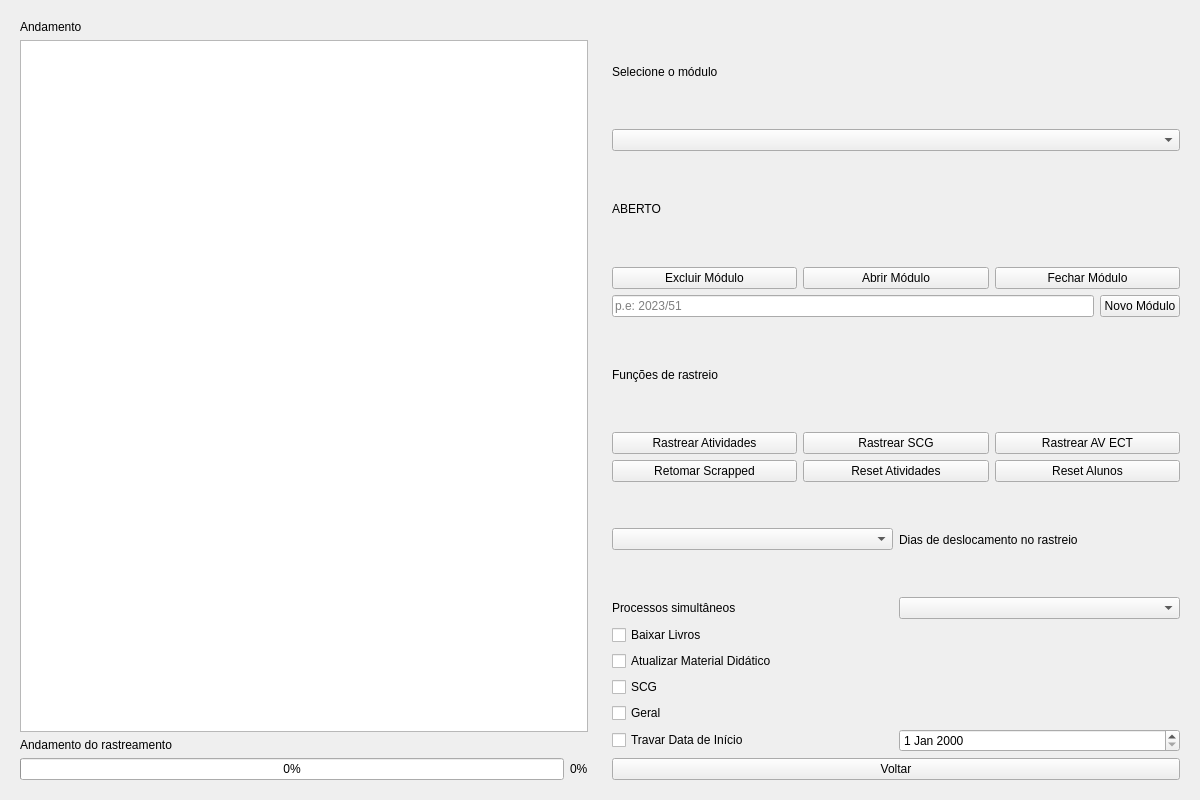
<?xml version="1.0" encoding="UTF-8"?>
<ui version="4.0">
 <class>Atividades</class>
 <widget class="QWidget" name="Atividades">
  <property name="geometry">
   <rect>
    <x>0</x>
    <y>0</y>
    <width>1200</width>
    <height>800</height>
   </rect>
  </property>
  <property name="windowTitle">
   <string>App Papiron</string>
  </property>
  <layout class="QHBoxLayout" name="mainHorizontal">
   <item>
    <!-- Lado esquerdo: Andamento, Tabela, Barra de progresso -->
    <widget class="QWidget" name="leftWidget">
     <layout class="QVBoxLayout" name="leftLayout">
      <item>
       <widget class="QLabel" name="label_andamento">
        <property name="text">
         <string>Andamento</string>
        </property>
       </widget>
      </item>
      <item>
       <widget class="QListWidget" name="tabela_registro">
        <property name="sizePolicy">
         <sizepolicy hsizetype="Expanding" vsizetype="Expanding">
          <horstretch>0</horstretch>
          <verstretch>0</verstretch>
         </sizepolicy>
        </property>
       </widget>
      </item>
      <item>
       <widget class="QLabel" name="label_andamento_rastreio">
        <property name="text">
         <string>Andamento do rastreamento</string>
        </property>
       </widget>
      </item>
      <item>
       <layout class="QHBoxLayout" name="progressHorizontal">
        <item>
         <widget class="QProgressBar" name="barra_progresso_rastrear">
          <property name="value">
           <number>0</number>
          </property>
          <property name="textVisible">
           <bool>true</bool>
          </property>
         </widget>
        </item>
        <item>
         <widget class="QLabel" name="label_progresso_valor">
          <property name="text">
           <string>0%</string>
          </property>
         </widget>
        </item>
       </layout>
      </item>
     </layout>
    </widget>
   </item>
   <item>
    <!-- Lado direito: Configurações, funções e botões -->
    <widget class="QWidget" name="rightWidget">
     <layout class="QVBoxLayout" name="rightLayout">
      <item>
       <widget class="QLabel" name="label_modulo">
        <property name="text">
         <string>Selecione o módulo</string>
        </property>
       </widget>
      </item>
      <item>
       <widget class="QComboBox" name="menu_modulos"/>
      </item>
      <item>
       <widget class="QLabel" name="l_situacao_modulo">
        <property name="text">
         <string>ABERTO</string>
        </property>
       </widget>
      </item>
      <item>
       <layout class="QHBoxLayout" name="moduloButtons">
        <item>
         <widget class="QPushButton" name="btn_modulo_excluir">
          <property name="text">
           <string>Excluir Módulo</string>
          </property>
         </widget>
        </item>
        <item>
         <widget class="QPushButton" name="btn_modulo_abrir">
          <property name="text">
           <string>Abrir Módulo</string>
          </property>
         </widget>
        </item>
        <item>
         <widget class="QPushButton" name="btn_modulo_fechar">
          <property name="text">
           <string>Fechar Módulo</string>
          </property>
         </widget>
        </item>
       </layout>
      </item>
      <item>
       <layout class="QHBoxLayout" name="moduloNovoLayout">
        <item>
         <widget class="QLineEdit" name="input_modulo_novo">
          <property name="placeholderText">
           <string>p.e: 2023/51</string>
          </property>
         </widget>
        </item>
        <item>
         <widget class="QPushButton" name="btn_modulo_novo">
          <property name="text">
           <string>Novo Módulo</string>
          </property>
         </widget>
        </item>
       </layout>
      </item>
      <item>
       <widget class="QLabel" name="label_funcoes">
        <property name="text">
         <string>Funções de rastreio</string>
        </property>
       </widget>
      </item>
      <item>
       <layout class="QGridLayout" name="funcoesLayout">
        <item row="0" column="0">
         <widget class="QPushButton" name="btn_rastrear_atividades">
          <property name="text">
           <string>Rastrear Atividades</string>
          </property>
         </widget>
        </item>
        <item row="0" column="1">
         <widget class="QPushButton" name="btn_rastrear_scg">
          <property name="text">
           <string>Rastrear SCG</string>
          </property>
         </widget>
        </item>
        <item row="0" column="2">
         <widget class="QPushButton" name="btn_rastrear_ect">
          <property name="text">
           <string>Rastrear AV ECT</string>
          </property>
         </widget>
        </item>
        <item row="1" column="0">
         <widget class="QPushButton" name="btn_retomar_scrapped">
          <property name="text">
           <string>Retomar Scrapped</string>
          </property>
         </widget>
        </item>
        <item row="1" column="1">
         <widget class="QPushButton" name="btn_resetar_atividades">
          <property name="text">
           <string>Reset Atividades</string>
          </property>
         </widget>
        </item>
        <item row="1" column="2">
         <widget class="QPushButton" name="btn_resetar_alunos">
          <property name="text">
           <string>Reset Alunos</string>
          </property>
         </widget>
        </item>
       </layout>
      </item>
      <item>
       <layout class="QHBoxLayout" name="diasLayout">
        <item>
         <widget class="QComboBox" name="menu_dias_rastreios_deslocar"/>
        </item>
        <item>
         <widget class="QLabel" name="label_dias_deslocar">
          <property name="text">
           <string>Dias de deslocamento no rastreio</string>
          </property>
         </widget>
        </item>
       </layout>
      </item>
      <item>
       <layout class="QHBoxLayout" name="processosLayout">
        <item>
         <widget class="QLabel" name="label_processos">
          <property name="text">
           <string>Processos simultâneos</string>
          </property>
         </widget>
        </item>
        <item>
         <widget class="QComboBox" name="menu_processos"/>
        </item>
       </layout>
      </item>
      <item>
       <widget class="QCheckBox" name="cb_download_livros">
        <property name="text">
         <string>Baixar Livros</string>
        </property>
       </widget>
      </item>
      <item>
       <widget class="QCheckBox" name="cb_material_atualizar">
        <property name="text">
         <string>Atualizar Material Didático</string>
        </property>
       </widget>
      </item>
      <item>
       <widget class="QCheckBox" name="cb_scg">
        <property name="text">
         <string>SCG</string>
        </property>
       </widget>
      </item>
      <item>
       <widget class="QCheckBox" name="cb_geral">
        <property name="text">
         <string>Geral</string>
        </property>
       </widget>
      </item>
      <item>
       <layout class="QHBoxLayout" name="dataInicioLayout">
        <item>
         <widget class="QCheckBox" name="cb_data_inicio_rastreio">
          <property name="text">
           <string>Travar Data de Início</string>
          </property>
         </widget>
        </item>
        <item>
         <widget class="QDateEdit" name="data_inicio_rastreio"/>
        </item>
       </layout>
      </item>
      <item>
       <widget class="QPushButton" name="btn_voltar">
        <property name="text">
         <string>Voltar</string>
        </property>
       </widget>
      </item>
     </layout>
    </widget>
   </item>
  </layout>
 </widget>
 <resources/>
 <connections/>
</ui>
